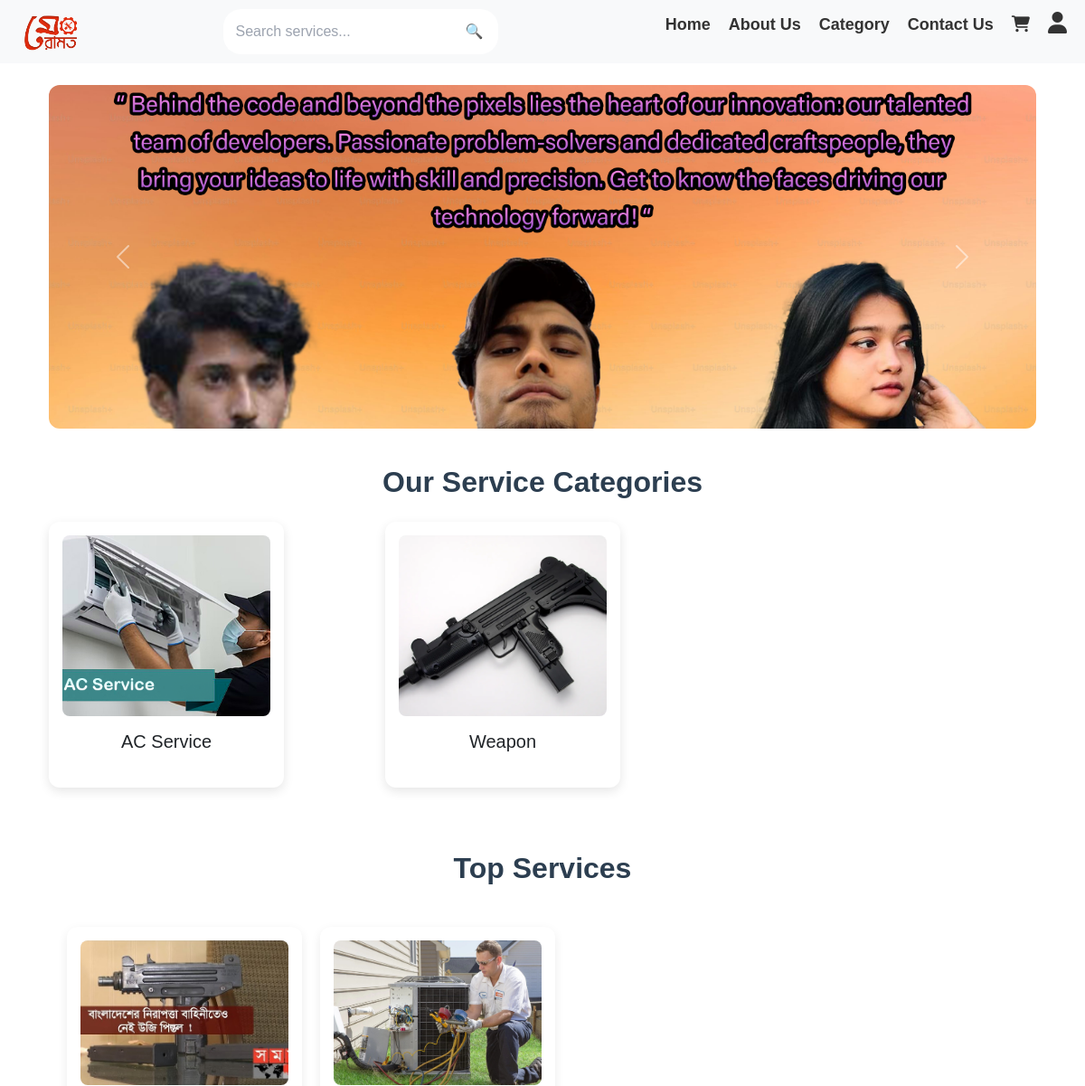
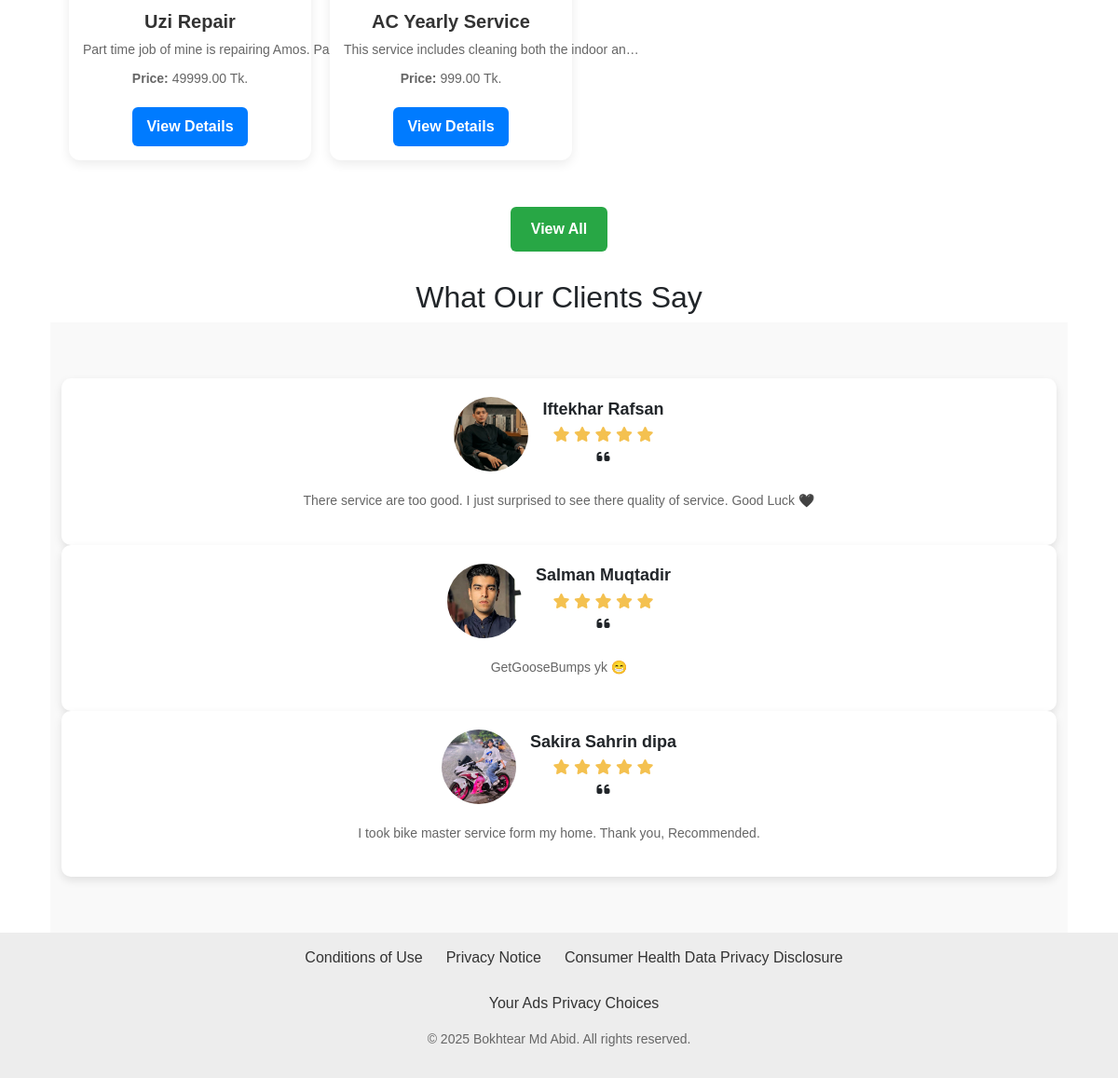
The page / on the database its author committed (2 pictures, top to bottom).
### meramotapp/models.py (models this page shows, shortened)
class Category(models.Model):
    name = models.CharField(max_length=100, unique=True)
    image = models.ImageField(upload_to='category_images', null=True, blank=True)
    slug = models.SlugField(unique=True)

class Service(models.Model):
    seller = models.ForeignKey(settings.AUTH_USER_MODEL, on_delete=models.CASCADE, limit_choices_to={'is_seller': True})
    category = models.ForeignKey('Category', on_delete=models.CASCADE)
    title = models.CharField(max_length=255)
    description = models.TextField()
    price = models.DecimalField(max_digits=10, decimal_places=2)
    image = models.ImageField(upload_to='service_images', null=True, blank=True)
    location = models.CharField(max_length=255, null=True, blank=True)
    rating = models.FloatField(default=0.0)
    created_at = models.DateTimeField(auto_now_add=True)

### meramotapp/views.py (the view)
# urls.py: 2. Add a URL to urlpatterns:  path('', views.home, name='home')
def home(request):
    categories = Category.objects.all()
    all_services = list(Service.objects.all())  # Fetch all services
    random_services = random.sample(all_services, min(len(all_services), 10))  # Pick 10 random
    initial_services = random_services[:5]  # First 5 services for the slider
    return render(request, "home.html", {
        "categories": categories,
        "services": random_services,
        "initial_services": initial_services,
    })

### templates/home.html (shortened to what this page needs)
{% extends "base.html" %}
{% load static %}
{% block extra_css %}
<script src="https://cdn.tailwindcss.com"></script>
<link rel="stylesheet" href="{% static 'css/style_home.css' %}">
{% endblock %}
{% block content %}
<div class="container">
    <div id="serviceCarousel" class="carousel slide mb-4" data-bs-ride="carousel">
        <div class="carousel-inner">
            <div class="carousel-item active">
                <img src="{% static 'images/slider_custom_1.png' %}" class="d-block w-100" alt="Repair Service">
            </div>
        </div>
        <button class="carousel-control-prev" type="button" data-bs-target="#serviceCarousel" data-bs-slide="prev">
            <span class="carousel-control-prev-icon"></span>
        </button>
        <button class="carousel-control-next" type="button" data-bs-target="#serviceCarousel" data-bs-slide="next">
            <span class="carousel-control-next-icon"></span>
        </button>
    </div>
    <h2 class="section-title">Our Service Categories</h2>
    <div class="row">
        {% for category in categories %}
        <div class="col-md-4">
            <div class="card service-card">
                {% if category.image %}
                    <img src="{{ category.image.url }}" class="card-img-top" alt="{{ category.name }}">
                {% else %}
                    <img src="{% static 'images/default-category.jpg' %}" class="card-img-top" alt="{{ category.name }}">
                {% endif %}
                <div class="card-body">
                    <h5 class="card-title">{{ category.name }}</h5>
                </div>
            </div>
        </div>
        {% endfor %}
    </div>
    <h2 class="section-title">Top Services</h2>
    <div class="service-slider">
        {% for service in initial_services %}
        <div class="service-card">
            <img src="{{ service.image.url }}" alt="{{ service.title }}">
            <h3>{{ service.title }}</h3>
            <p>{{ service.description|truncatechars:50 }}</p>
            <p><strong>Price:</strong> {{ service.price }} Tk.</p>
            <a href="{% url 'service_detail' service.id %}" class="btn">View Details</a>
        </div>
        {% endfor %}
    </div>
    <button id="viewAllBtn" class="btn">View All</button>
    <div class="client_header">
        <h2 align="center">
            What Our Clients Say
        </h2>
    <section class="client_section ">
    <div class="container">
      <div class="carousel-wrap layout_padding2-top ">
        <div class="owl-carousel">
          <div class="item">
            <div class="box">
              <div class="client_id">
                <div class="img-box">
                  <img src="{% static "images/rafsan_tcv.jpg" %}" alt="">
                </div>
                <div class="client_detail">
                  <div class="client_info">
                    <h6>
                      Iftekhar Rafsan
                    </h6>
                    <i class="fa fa-star" aria-hidden="true"></i>
                    <i class="fa fa-star" aria-hidden="true"></i>
                    <i class="fa fa-star" aria-hidden="true"></i>
                    <i class="fa fa-star" aria-hidden="true"></i>
                    <i class="fa fa-star" aria-hidden="true"></i>
                  </div>
                  <i class="fa fa-quote-left" aria-hidden="true"></i>
                </div>
              </div>
              <div class="client_text">
                <p>
                  There service are too good. I just surprised to see there quality of service. Good Luck 🖤
                </p>
              </div>
            </div>
          </div>
          <div class="item">
            <div class="box">
              <div class="client_id">
                <div class="img-box">
                  <img src="{% static "images/salman_m.jpg" %}" alt="">
                </div>
                <div class="client_detail">
                  <div class="client_info">
                    <h6>
                      Salman Muqtadir
                    </h6>
                    <i class="fa fa-star" aria-hidden="true"></i>
                    <i class="fa fa-star" aria-hidden="true"></i>
                    <i class="fa fa-star" aria-hidden="true"></i>
                    <i class="fa fa-star" aria-hidden="true"></i>
                    <i class="fa fa-star" aria-hidden="true"></i>
                  </div>
                  <i class="fa fa-quote-left" aria-hidden="true"></i>
                </div>
              </div>
              <div class="client_text">
                <p>
                  GetGooseBumps yk 😁
                </p>
              </div>
            </div>
          </div>
          <div class="item">
            <div class="box">
              <div class="client_id">
                <div class="img-box">
                  <img src="{% static "images/diba_lb.jpg" %}" alt="">
                </div>
                <div class="client_detail">
                  <div class="client_info">
                    <h6>
                      Sakira Sahrin dipa
                    </h6>
                    <i class="fa fa-star" aria-hidden="true"></i>
                    <i class="fa fa-star" aria-hidden="true"></i>
                    <i class="fa fa-star" aria-hidden="true"></i>
                    <i class="fa fa-star" aria-hidden="true"></i>
                    <i class="fa fa-star" aria-hidden="true"></i>
                  </div>
                  <i class="fa fa-quote-left" aria-hidden="true"></i>
                </div>
              </div>
              <div class="client_text">
                <p>
                  I took bike master service form my home. Thank you, Recommended.
                </p>
              </div>
            </div>
          </div>
        </div>
      </div>
    </div>
  </section>
    </div>
    </div>
{% endblock %}

### static/css/style_home.css (style rules this page uses)
body { font-family: 'Segoe UI', Tahoma, Geneva, Verdana, sans-serif; background-color: #f4f4f4; margin: 0; padding: 0; }
.section-title { text-align: center; font-size: 32px; font-weight: 700; color: #2c3e50; margin: 40px 0 25px; }
.carousel img { border-radius: 12px; height: 380px; object-fit: cover; }
.card.service-card { transition: transform 0.3s, box-shadow 0.3s; border: none; border-radius: 12px; overflow: hidden; box-shadow: 0 4px 12px rgba(0,0,0,0.1); margin-bottom: 30px; }
.card.service-card img { height: 200px; object-fit: cover; }
.service-slider { display: flex; gap: 20px; overflow-x: auto; padding: 20px; scroll-behavior: smooth; white-space: nowrap; margin-bottom: 30px; }
.service-card { background: #ffffff; border-radius: 12px; padding: 15px; box-shadow: 0 4px 12px rgba(0, 0, 0, 0.08); text-align: center; min-width: 260px; max-width: 260px; display: inline-block; transition: all 0.3s ease; }
.service-card img { width: 100%; height: 160px; object-fit: cover; border-radius: 8px; }
.service-card h3 { font-size: 20px; margin: 12px 0 8px; color: #333; font-weight: 600; }
.service-card p { font-size: 14px; color: #666; margin: 0 0 10px; }
.service-card .btn { background: #007bff; color: white; padding: 8px 14px; border-radius: 6px; text-decoration: none; display: inline-block; margin-top: 10px; font-weight: 600; transition: background 0.3s; }
#viewAllBtn { display: block; margin: 30px auto; background: #28a745; color: white; padding: 12px 22px; font-size: 16px; border: none; border-radius: 6px; cursor: pointer; transition: background 0.3s; font-weight: 600; }
.client_section { padding: 60px 0; background-color: #f9f9f9; }
.client_section .carousel-wrap { position: relative; }
.client_section .owl-carousel .item { text-align: center; }
.client_section .box { background: #fff; border-radius: 10px; padding: 20px; box-shadow: 0 4px 10px rgba(0, 0, 0, 0.1); }
.client_section .client_id { display: flex; align-items: center; justify-content: center; margin-bottom: 20px; }
.client_section .client_id .img-box img { width: 80px; height: 80px; border-radius: 50%; object-fit: cover; }
.client_section .client_detail { margin-left: 15px; }
.client_section .client_info h6 { font-size: 18px; font-weight: 600; margin-bottom: 5px; }
.client_section .client_info i { color: #f4c150; }
.client_section .client_text { font-size: 14px; color: #666; line-height: 1.6; margin-top: 15px; }

### templates/navbar.html (style rules this page uses)
* { text-decoration: none; margin: 0; padding: 0; box-sizing: border-box; }

### templates/footer.html (style rules this page uses)
* { margin: 0; padding: 0; text-decoration: none; box-sizing: border-box; }
html, body { height: 100%; display: flex; flex-direction: column; font-family: 'Trebuchet MS', 'Lucida Sans Unicode', 'Lucida Grande', 'Lucida Sans', Arial, sans-serif; }

### rows shown on the page
Category: image (picture), name "AC Service"
Category: image (picture), name "Weapon"
Service: image (picture), title "Uzi Repair", description "Part time job of mine is repairing Amos. Pardon i…", price "49999.00"
Service: image (picture), title "AC Yearly Service", description "This service includes cleaning both the indoor an…", price "999.00"
